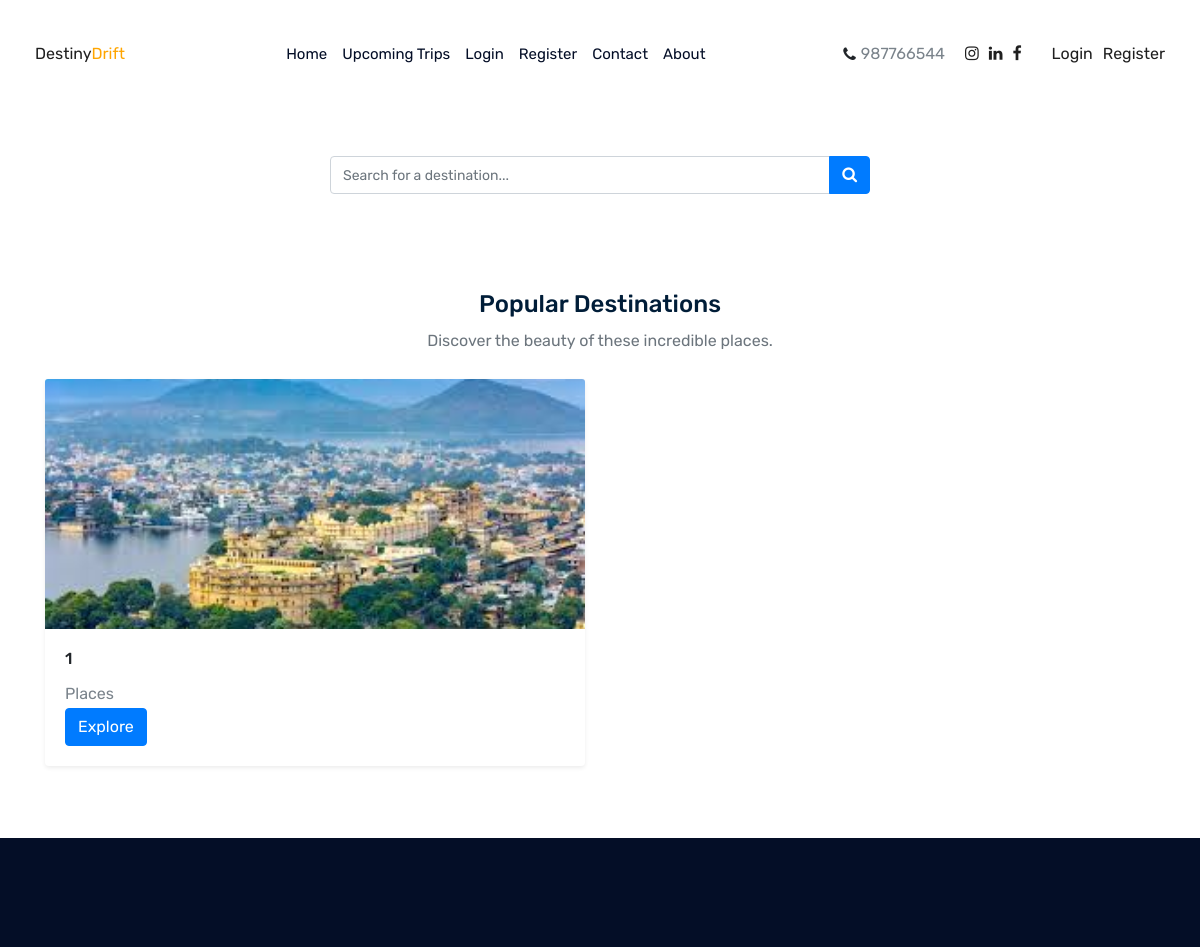
/search/ (upper part), run on an earlier commit of the app's database.
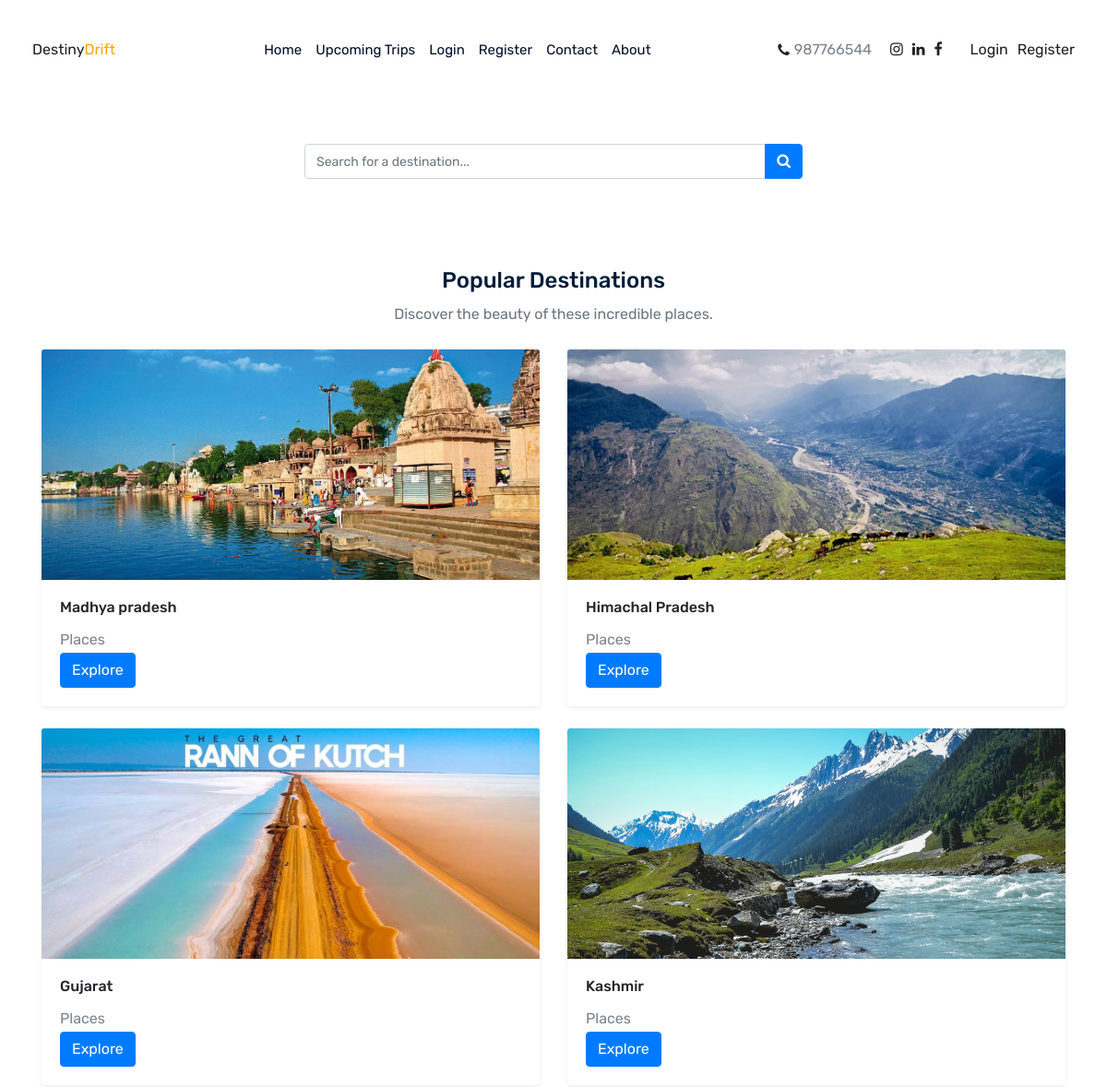
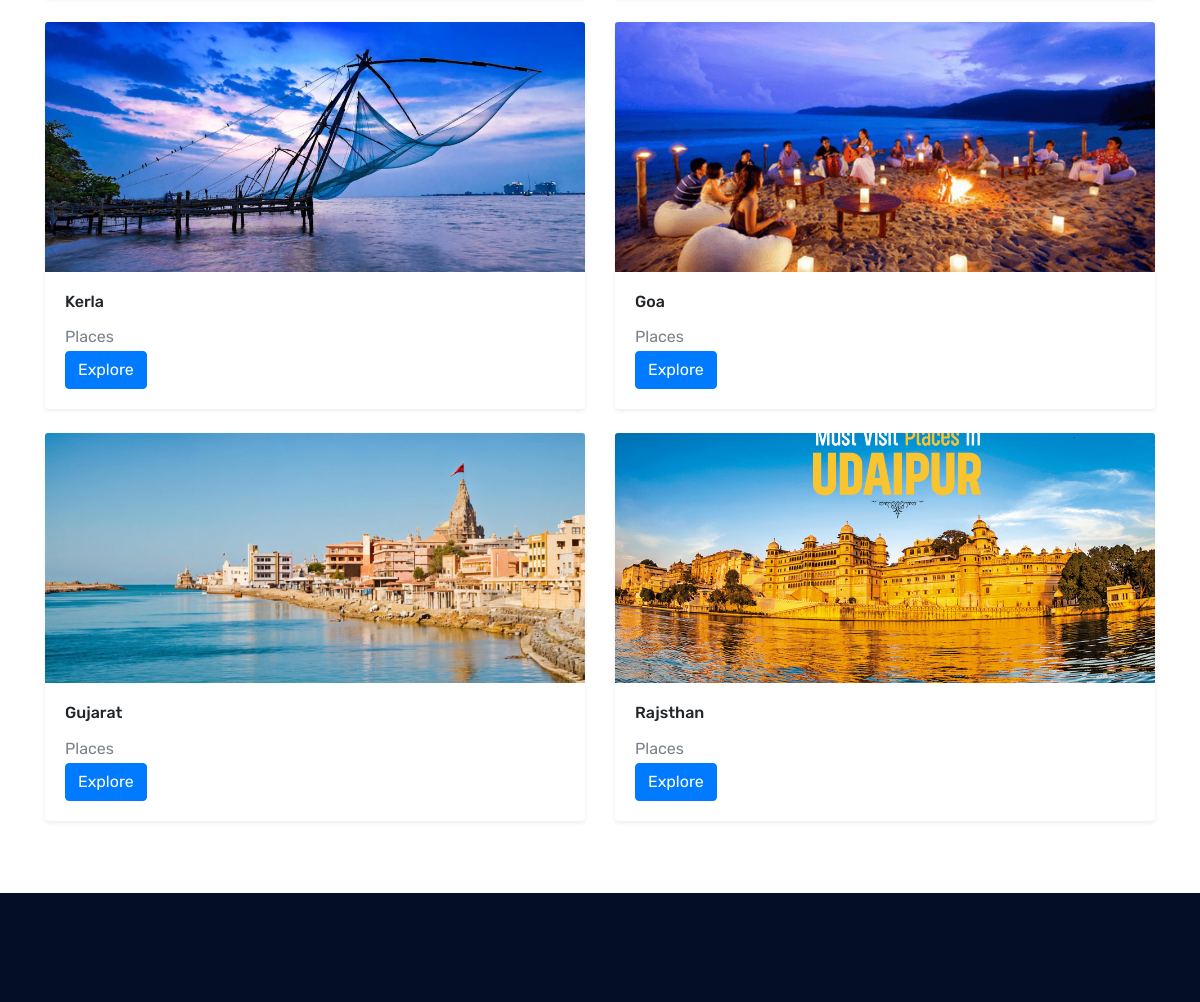
And on a later commit of the database (2 pictures, top to bottom).
### travello/models.py (models this page shows, shortened)
class Detailed_desc(models.Model):
    dest_id = models.AutoField(primary_key=True)
    country = models.CharField(max_length=20)
    days = models.IntegerField(default=5)
    price = models.IntegerField(default=20000)
    rating = models.IntegerField(default=5)
    dest_name = models.CharField(max_length=25 ,  unique=True)
    img1=models.ImageField(upload_to='pics')
    img2 = models.ImageField(upload_to='pics')
    desc = models.TextField()

### travello/views.py (the view)
# urls.py: path('search/', views.search_destinations, name='search_destinations'),
def search_destinations(request):
    query = request.GET.get('q', '')
    if query:
        dests = Detailed_desc.objects.filter(
            Q(country__icontains=query) | Q(dest_name__icontains=query)  # Case-insensitive search for country or dest_name
        )
    else:
        dests = Detailed_desc.objects.all()  # Return all destinations if no search query is provided
    return render(request, 'upcoming_trip.html', {'dests': dests})

### Templates/upcoming_trip.html (shortened to what this page needs)
{% load static %}
<!doctype html>
<html class="no-js" lang="zxx">
<head>
    <link rel="stylesheet" href="{% static 'css/style.css' %}">
    <link rel="stylesheet" href="{% static 'css/font-awesome.min.css' %}">
    <link href="https://cdn.jsdelivr.net/npm/bootstrap@5.3.0-alpha1/dist/css/bootstrap.min.css" rel="stylesheet">
</head>
<body>
    {% include 'compo/header.html' %}
    <div class="container py-5">
        <div class="row justify-content-center">
            <div class="col-lg-6">
                <form method="GET" action="{% url 'search_destinations' %}">
                    <div class="input-group">
                        <input type="text" class="form-control" name="q" placeholder="Search for a destination..." value="{{ request.GET.q }}">
                        <button class="btn btn-primary" type="submit"><i class="fa fa-search"></i></button>
                    </div>
                </form>
            </div>
        </div>
    </div>
    <div class="popular_destination_area py-5">
        <div class="container">
            <div class="row justify-content-center mb-4">
                <div class="col-lg-6 text-center">
                    <h3 class="section_title">Popular Destinations</h3>
                    <p class="text-muted">Discover the beauty of these incredible places.</p>
                </div>
            </div>
            <div class="row">
                {% for dest in dests %}
                    <div class="col-lg-6 mb-4">
                        <div class="card shadow-sm border-0">
                            <img src="{{ dest.img1.url }}" class="card-img-top" alt="{{ dest.country }} Image" style="height: 250px; object-fit: cover;">
                            <div class="card-body">
                                <h5 class="card-title">{{ dest.country }}</h5>
                                <p class="card-text">{{ dest.number }} Places</p>
                                <a href="{% url 'destination_list' dest.country %}" class="btn btn-primary">Explore</a>
                            </div>
                        </div>
                    </div>
                    {% if forloop.counter|divisibleby:2 %}
                        </div><div class="row">
                    {% endif %}
                {% endfor %}
            </div>
        </div>
    </div>
    {% include 'compo/footer.html' %}
</body>
</html>

### Templates/compo/header.html (shortened to what this page needs)
{% load static %}
<!doctype html>
<html class="no-js" lang="zxx">
<head>
    <link rel="stylesheet" href="{% static 'css/bootstrap.min.css' %}">
    <link rel="stylesheet" href="{% static 'css/owl.carousel.min.css' %}">
    <link rel="stylesheet" href="{% static 'css/magnific-popup.css' %}">
    <link rel="stylesheet" href="{% static 'css/font-awesome.min.css' %}">
    <link rel="stylesheet" href="{% static 'css/themify-icons.css' %}">
    <link rel="stylesheet" href="{% static 'css/nice-select.css' %}">
    <link rel="stylesheet" href="{% static 'css/flaticon.css' %}">
    <link rel="stylesheet" href="{% static 'css/gijgo.css' %}">
    <link rel="stylesheet" href="{% static 'css/animate.css' %}">
    <link rel="stylesheet" href="{% static 'css/slick.css' %}">
    <link rel="stylesheet" href="{% static 'css/slicknav.css' %}">
    <link rel="stylesheet" href="https://ajax.googleapis.com/ajax/libs/jqueryui/1.11.2/themes/smoothness/jquery-ui.css">
    <link rel="stylesheet" href="{% static 'css/style.css' %}">
</head>
<body>
    <header>
        <div class="header-area">
            <div id="sticky-header" class="main-header-area">
                <div class="container-fluid">
                    <div class="header_bottom_border">
                        <div class="row align-items-center">
                            <div class="col-xl-2 col-lg-2">
                                <div class="logo">
                                    <a href="{% url 'index' %}" class="logo-container">
                                        <span class="logo-text">Destiny<span style="color: orange;">Drift</span></span>
                                    </a>
                                </div>
                            </div>
                            <div class="col-xl-6 col-lg-6">
                                <div class="main-menu d-none d-lg-block">
                                    <nav>
                                        <ul id="navigation" class="d-flex justify-content-center">
                                            <li><a class="active" href="{% url 'index' %}">Home</a></li>
                                            <li><a href="{% url 'upcoming_trips' %}">Upcoming Trips</a></li>
                                            {% if user.is_authenticated %}
                                                <li><a href="{% url 'my_trips' %}">My trips</a></li>
                                                <li><a href="{% url 'wishlist' %}">Wishlist</a></li>
                                            {% else %}
                                                <li><a href="{% url 'login' %}">Login</a></li>
                                                <li><a href="{% url 'register' %}">Register</a></li>
                                            {% endif %}
                                            <li><a href="{% url 'contact' %}">Contact</a></li>
                                            <li><a href="{% url 'about' %}">About</a></li>
                                        </ul>
                                    </nav>
                                </div>
                            </div>
                            <div class="col-xl-4 col-lg-4 d-flex justify-content-end align-items-center">
                                <div class="d-flex align-items-center" style="margin-right: 20px;">
                                    <i class="fa fa-phone" aria-hidden="true" style="margin-right: 5px;"></i>
                                    <p style="margin: 0;">987766544</p>
                                </div>
                                <div class="social_links d-flex align-items-center" style="margin-right: 20px;">
                                    <ul class="d-flex" style="list-style: none; padding: 0; margin: 0;">
                                        <li><a href="#" style="margin-right: 10px;"><i class="fa fa-instagram"></i></a></li>
                                        <li><a href="#" style="margin-right: 10px;"><i class="fa fa-linkedin"></i></a></li>
                                        <li><a href="#" style="margin-right: 10px;"><i class="fa fa-facebook"></i></a></li>
                                    </ul>
                                </div>
                                <div class="user_links d-flex align-items-center">
                                    {% if user.is_authenticated %}
                                        <span style="margin-right: 10px;">Hello, {{ user.first_name }}</span>
                                        <a href="{% url 'logout' %}" title="Logout">
                                            <i class="fa fa-sign-out" aria-hidden="true"></i>
                                        </a>
                                    {% else %}
                                        <a href="{% url 'login' %}" style="margin-right: 10px;">Login</a>
                                        <a href="{% url 'register' %}">Register</a>
                                    {% endif %}
                                </div>
                            </div>
                        </div>
                    </div>
                </div>
            </div>
        </div>
    </header>
</body>
</html>

### Templates/compo/footer.html (shortened to what this page needs)
{% load static %}
<footer class="footer">
    <div class="footer_top">
    </div>
</footer>
</body>
</html>

What changed in the data, as far as the page shows it:
removed Detailed_desc: img1 (picture), country "1"
added Detailed_desc: img1 (picture), country "Madhya pradesh"
added Detailed_desc: img1 (picture), country "Himachal Pradesh"
added Detailed_desc: img1 (picture), country "Gujarat"
added Detailed_desc: img1 (picture), country "Kashmir"
added Detailed_desc: img1 (picture), country "Kerla"
added Detailed_desc: img1 (picture), country "Goa"
added Detailed_desc: img1 (picture), country "Gujarat"
added Detailed_desc: img1 (picture), country "Rajsthan"
